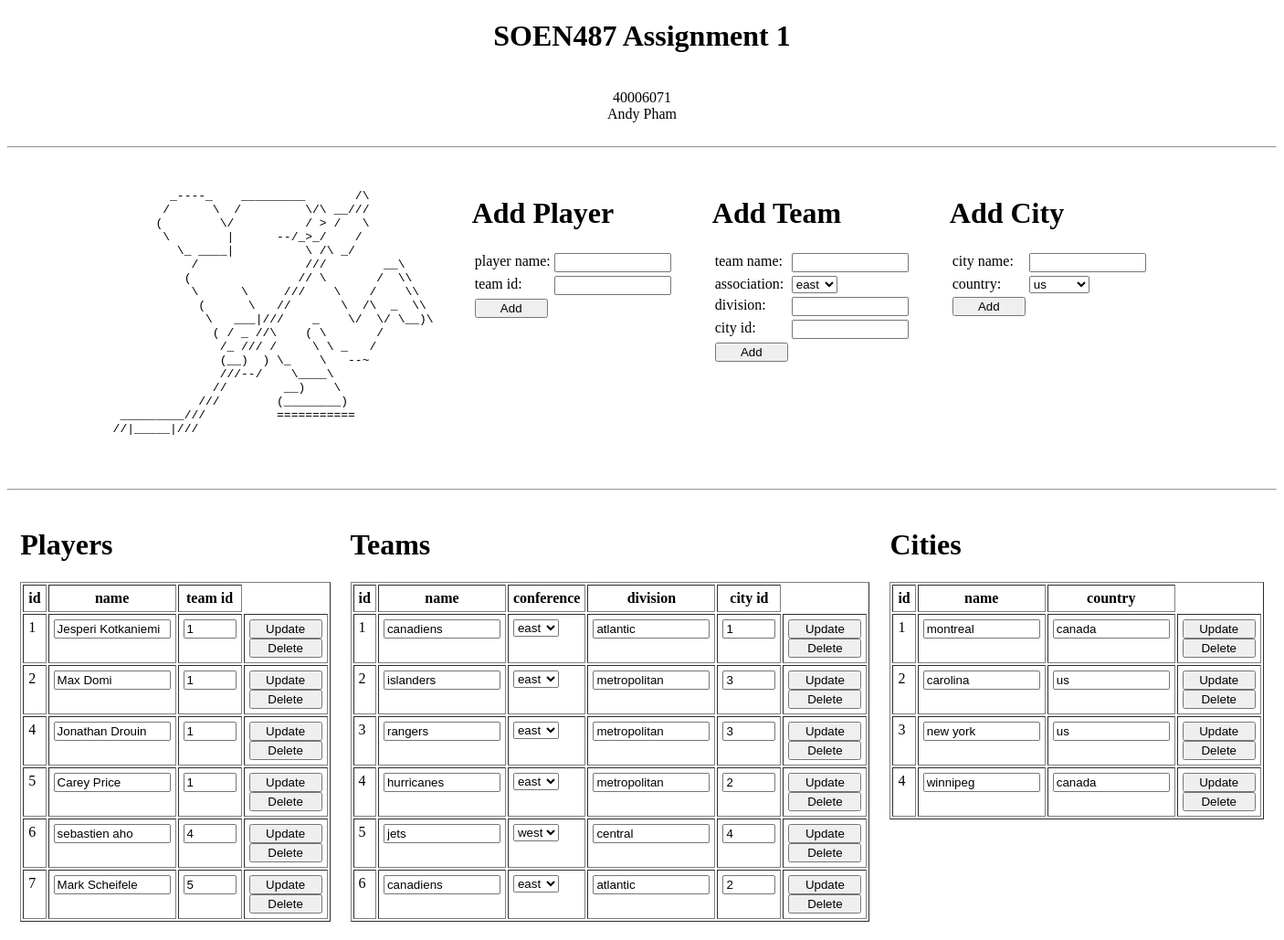
The app's page /home, older data.
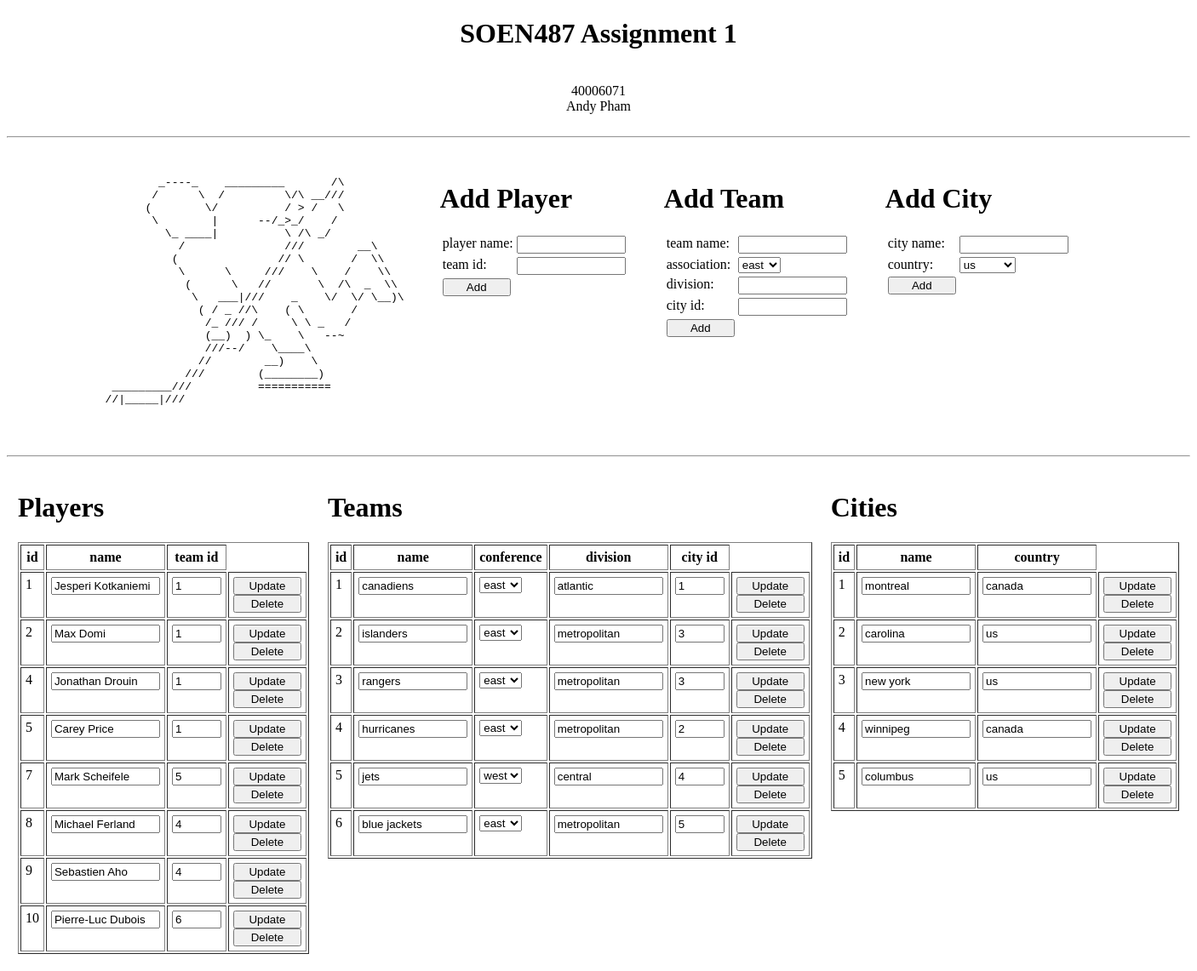
The same page, newer data.
### models.py (models this page shows, shortened)
class Player(db.Model):
    id = db.Column(db.Integer, primary_key=True)
    name = db.Column(db.Text, nullable=False)
    team_id = db.Column(db.Integer, db.ForeignKey('team.id'), nullable=False)

class Team(db.Model):
    id = db.Column(db.Integer, primary_key=True)
    team_name = db.Column(db.String(20), nullable=False)
    association = db.Column(db.String(20), nullable=False)
    division = db.Column(db.Integer, nullable=False)
    city_id = db.Column(db.Integer, db.ForeignKey('city.id'), nullable=False)
    players = db.relationship('Player', backref='player', lazy=True)

class City(db.Model):
    id = db.Column(db.Integer, primary_key=True)
    city_name = db.Column(db.String(20), nullable=False)
    country = db.Column(db.String(20), nullable=False)
    teams = db.relationship('Team', backref='team', lazy=True)

### main.py (the view)
@app.route('/home')
def home():
    json = {"title": "SOEN487 Assignment 1",
            "student": {"id": "40006071", "name": "Andy Pham"}}
    players = Player.query.all()
    teams = Team.query.all()
    cities = City.query.all()
    return render_template("index.html", json=json, players=players, teams=teams, cities=cities)

### templates/index.html (shortened to what this page needs)
<!DOCTYPE html>
<html lang="en">
<head>
</head>
<body>
<div align="center">
    <h1>{{ json.title|format|safe }}</h1><br>
    {{ json.student.id|format|safe }}<br>
    {{ json.student.name|format|safe }}<br><br>
    <hr>
</div>
<table cellpadding="20px">
    <tr>
        <td>
            <pre>
                    _----_    _________       /\
                   /      \  /         \/\ __///
                  (        \/          / > /   \
                   \        |      --/_>_/    /
                     \_ ____|          \ /\ _/
                       /               ///        __\
                      (               // \       /  \\
                       \      \     ///    \    /    \\
                        (      \   //       \  /\  _  \\
                         \   ___|///    _    \/  \/ \__)\
                          ( / _ //\    ( \       /
                           /_ /// /     \ \ _   /
                           (__)  ) \_    \   --~
                           ///--/    \____\
                          //        __)    \
                        ///        (________)
             _________///          ===========
            //|_____|///
            </pre>
        </td>
        <td>
            <h1>Add Player</h1>
            <form method="post" action="/player">
                <table>
                    <tr>
                        <td>player name:</td>
                        <td><input type="text" name="name"><br></td>
                    </tr>
                    <tr>
                        <td> team id:</td>
                        <td><input type="number" name="team_id" min="1"><br></td>
                    </tr>
                    <tr>
                        <td><input type="submit" value="Add"></td>
                    </tr>
                </table>
            </form>
        </td>
        <td>
            <h1>Add Team</h1>
            <form method="post" action="/team">
                <table>
                    <tr>
                        <td>team name:</td>
                        <td><input type="text" name="team_name"><br></td>
                    </tr>
                    <tr>
                        <td>association:</td>
                        <td><select name="association">
                            <option value="east">east</option>
                        </select><br>
                        </td>
                    </tr>
                    <tr>
                        <td>division:</td>
                        <td><input type="text" name="division"><br></td>
                    </tr>
                    <tr>
                        <td>city id:</td>
                        <td><input type="number" name="city_id" min="1"><br></td>
                    </tr>
                    <tr>
                        <td><input type="submit" value="Add"></td>
                    </tr>
                </table>
            </form>
        </td>
        <td>
            <h1>Add City</h1>
            <form method="post" action="/city">
                <table>
                    <tr>
                        <td>city name:</td>
                        <td><input type="text" name="city_name"><br></td>
                    </tr>
                    <tr>
                        <td>country:</td>
                    <td><select name="country">
                        <option value="us">us</option>
                    </select><br>
                    </td>
                    </tr>
                    <tr>
                        <td><input type="submit" value="Add"></td>
                    </tr>
                </table>
            </form>
        </td>
    </tr>
</table>
<hr>
<div>
    <table cellpadding="10px" align="center">
        <tr>
            <td>{% include 'players.html' %}</td>
            <td>{% include 'teams.html' %}</td>
            <td>{% include 'cities.html' %}</td>
</div>
</body>
</html>

### templates/players.html (shortened to what this page needs)
<h1>Players</h1>
<table cellpadding="5px" border="1">
    <tr>
        <th>id</th>
        <th>name</th>
        <th>team id</th>
    </tr>
    {% for player in players %}
        <form method="post" action="/player">
            <tr>
                <td>{{ player.id }}</td>
                <td><input type="text" value="{{ player.name }}" name="name"></td>
                <td><input id="id_input" type="number" min="1" value="{{ player.team_id }}" name="team_id"></td>
                <td>
                    <input type="submit" value="Update"></form><br>
                    <form method="post" action="/player/{{player.id}}">
                        <input type="submit" value="Delete">
                    </form>
                </td>
            </tr>
    {% endfor %}
</table>

### templates/teams.html (shortened to what this page needs)
<h1>Teams</h1>
<table cellpadding="5px" border="1">
    <tr>
        <th>id</th>
        <th>name</th>
        <th>conference</th>
        <th>division</th>
        <th>city id</th>
    </tr>
    {% for team in teams %}
        <form method="post" action="/team">
        <tr>
            <td>{{ team.id }}</td>
            <td><input type="text" value="{{ team.team_name }}" name="team_name"></td>
            <td>
                <select name="association">
                    <option value="{{ team.association }}" selected="selected">{{ team.association }}</option>
                </select>
            </td>
            <td><input type="text" value="{{ team.division }}" name="division"></td>
            <td><input id="id_input" type="number" min="1" value="{{ team.city_id }}" name="city_id"></td>
            <td>
                <input type="submit" value="Update"></form><br>
                <form method="post" action="/team/{{team.id}}">
                    <input type="submit" value="Delete">
                </form>
            </td>
    {% endfor %}

### templates/cities.html (shortened to what this page needs)
<h1>Cities</h1>
<table cellpadding="5px" border="1">
    <tr>
        <th>id</th>
        <th>name</th>
        <th>country</th>
    </tr>
    {% for city in cities%}
         <form method="post" action="/city">
        <tr>
            <td>{{ city.id }}</td>
            <td><input type="text" value="{{ city.city_name }}" name="city_name"></td>
            <td><input type="text" value="{{ city.country}}" name="country"></td>
            <td>
                <input type="submit" value="Update"></form>
                 <form method="post" action="/city/{{city.id}}">
                     <input type="submit" value="Delete">
                 </form>
            </td>
    {% endfor %}

### templates/index.html (style rules this page uses)
table td { vertical-align: top; }
input { width: 120px; }
#id_input { width: 50px; }
input[type=submit] { width: 80px; }

Row changes from the older to the newer data that the page shows:
removed Player: id "6", name "sebastien aho", team_id "4"
added Player: id "8", name "Michael Ferland", team_id "4"
added Player: id "9", name "Sebastien Aho", team_id "4"
added Player: id "10", name "Pierre-Luc Dubois", team_id "6"
changed Team id 6: team_name "canadiens" → "blue jackets"; division "atlantic" → "metropolitan"; city_id "2" → "5"
added City: id "5", city_name "columbus", country "us"
